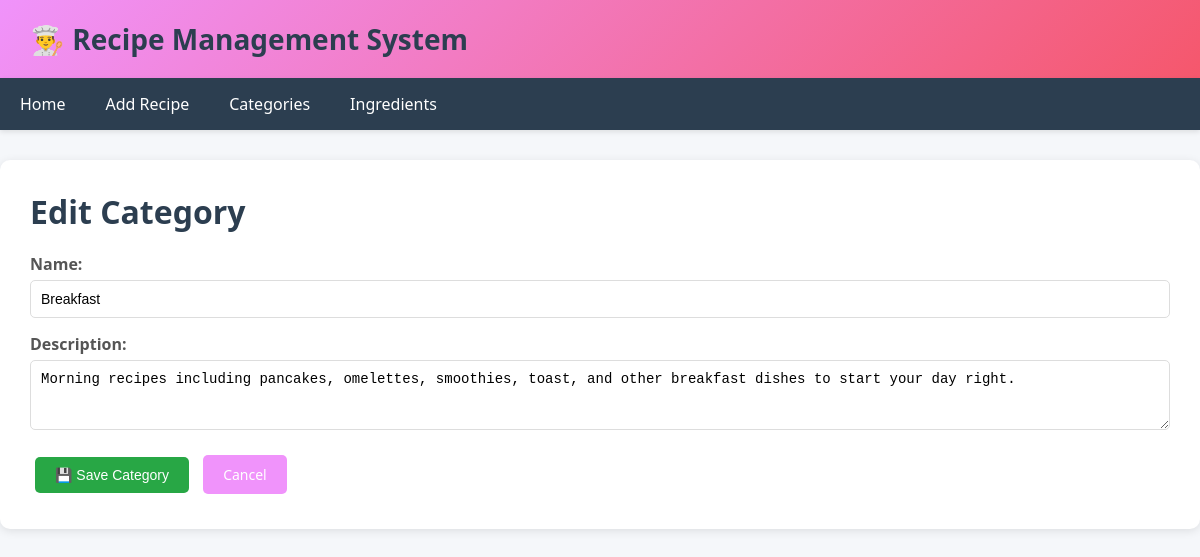
/category/update/1/, run on the app's committed database.
### app/models.py (models this page shows, shortened)
class Category(models.Model):  # ✅ PascalCase
    name = models.CharField(max_length=100, unique=True)
    description = models.TextField(blank=True)
    created_at = models.DateTimeField(auto_now_add=True)
    class Meta:
        verbose_name_plural = "Categories"
        ordering = ['name']

### app/views.py (the view)
# urls.py: path('category/update/<int:pk>/', CategoryUpdateView.as_view(), name='category_update'),
class CategoryUpdateView(UpdateView):
    model = Category
    form_class = CategoryForm
    template_name = 'app/category_form.html'
    success_url = reverse_lazy('category_list')

### app/forms.py
class CategoryForm(forms.ModelForm):
    class Meta:
        model = Category
        fields = ['name', 'description']
        widgets = {
            'description': forms.Textarea(attrs={'rows': 3}),
        }

### app/templates/app/category_form.html (shortened to what this page needs)
{% extends 'app/base.html' %}
{% block content %}
<h1>{% if form.instance.pk %}Edit{% else %}Add New{% endif %} Category</h1>
<form method="post">
    {{ form.as_p }}
    <button type="submit" class="btn btn-success">💾 Save Category</button>
    <a href="{% url 'category_list' %}" class="btn btn-primary">Cancel</a>
</form>
{% endblock %}

### app/templates/app/base.html (style rules this page uses)
* { margin: 0; padding: 0; box-sizing: border-box; }
body { font-family: 'Segoe UI', Tahoma, Geneva, Verdana, sans-serif; background-color: #f5f7fa; }
h1, h2 { color: #2c3e50; margin-bottom: 20px; }
.btn { display: inline-block; padding: 10px 20px; margin: 5px; text-decoration: none; border-radius: 5px; cursor: pointer; border: none; font-size: 14px; transition: all 0.3s; }
.btn-primary { background-color: #f093fb; color: white; }
.btn-success { background-color: #28a745; color: white; }
form { margin-top: 20px; }
form p { margin-bottom: 15px; }
form label { display: block; margin-bottom: 5px; font-weight: 600; color: #555; }
form input, form select, form textarea { width: 100%; padding: 10px; border: 1px solid #ddd; border-radius: 5px; font-size: 14px; }

### data on the page
Category: name "Breakfast", description "Morning recipes including pancakes, omelettes, smoothies, toast, and other breakfast dishes to start your day right."
